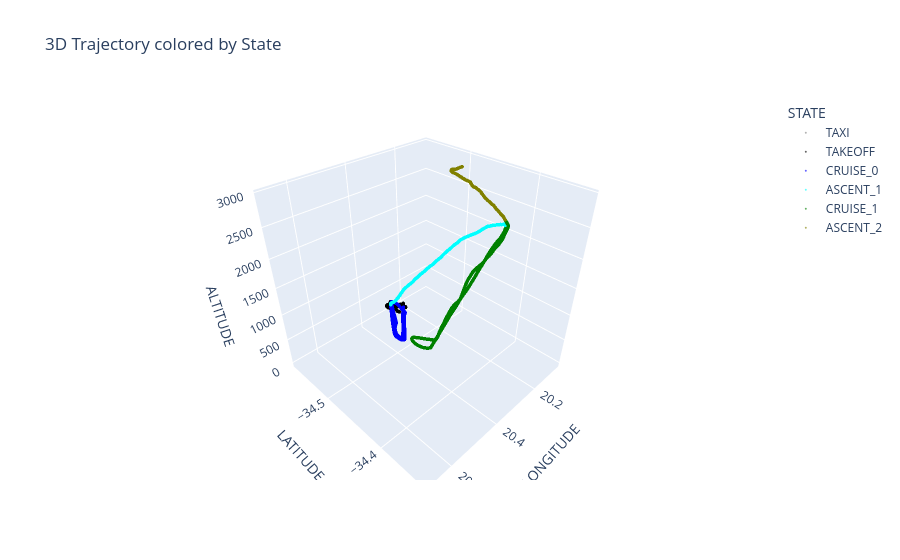

This figure's notebook cell:
### Code cell
import plotly.express as px

fig = px.scatter_3d(
    f2_final, x='LONGITUDE', y='LATITUDE', z='ALTITUDE',
    color='STATE',
    color_discrete_map={
        'TAXI': 'gray', 'TAKEOFF': 'black',
        'CRUISE_0': 'blue', 'ASCENT_1': 'cyan',
        'CRUISE_1': 'green', 'ASCENT_2': 'olive',
        'CRUISE_2': 'orange', 'DESCENT': 'red',
    },
    title='3D Trajectory colored by State',
    opacity=0.6,
)
fig.update_traces(marker_size=2)
fig.show()

### Figure 1 — Plotly figure (JSON) as saved in the notebook; plotly's stock layout.template omitted (floating-point values rounded to 4 significant figures; data arrays with more than 128 entries replaced by an {"elided": "..."} marker saying what was removed)
{"data": [{"hovertemplate": "STATE=TAXI<br>LONGITUDE=%{x}<br>LATITUDE=%{y}<br>ALTITUDE=%{z}<extra></extra>", "legendgroup": "TAXI", "marker": {"color": "gray", "opacity": 0.6, "size": 2, "symbol": "circle"}, "mode": "markers", "name": "TAXI", "scene": "scene", "showlegend": true, "type": "scatter3d", "x": {"elided": "14127 float values"}, "y": {"elided": "14127 float values"}, "z": {"elided": "14127 float values"}}, {"hovertemplate": "STATE=TAKEOFF<br>LONGITUDE=%{x}<br>LATITUDE=%{y}<br>ALTITUDE=%{z}<extra></extra>", "legendgroup": "TAKEOFF", "marker": {"color": "black", "opacity": 0.6, "size": 2, "symbol": "circle"}, "mode": "markers", "name": "TAKEOFF", "scene": "scene", "showlegend": true, "type": "scatter3d", "x": {"elided": "4051 float values"}, "y": {"elided": "4051 float values"}, "z": {"elided": "4051 float values"}}, {"hovertemplate": "STATE=CRUISE_0<br>LONGITUDE=%{x}<br>LATITUDE=%{y}<br>ALTITUDE=%{z}<extra></extra>", "legendgroup": "CRUISE_0", "marker": {"color": "blue", "opacity": 0.6, "size": 2, "symbol": "circle"}, "mode": "markers", "name": "CRUISE_0", "scene": "scene", "showlegend": true, "type": "scatter3d", "x": {"elided": "11833 float values"}, "y": {"elided": "11833 float values"}, "z": {"elided": "11833 float values"}}, {"hovertemplate": "STATE=ASCENT_1<br>LONGITUDE=%{x}<br>LATITUDE=%{y}<br>ALTITUDE=%{z}<extra></extra>", "legendgroup": "ASCENT_1", "marker": {"color": "cyan", "opacity": 0.6, "size": 2, "symbol": "circle"}, "mode": "markers", "name": "ASCENT_1", "scene": "scene", "showlegend": true, "type": "scatter3d", "x": {"elided": "6856 float values"}, "y": {"elided": "6856 float values"}, "z": {"elided": "6856 float values"}}, {"hovertemplate": "STATE=CRUISE_1<br>LONGITUDE=%{x}<br>LATITUDE=%{y}<br>ALTITUDE=%{z}<extra></extra>", "legendgroup": "CRUISE_1", "marker": {"color": "green", "opacity": 0.6, "size": 2, "symbol": "circle"}, "mode": "markers", "name": "CRUISE_1", "scene": "scene", "showlegend": true, "type": "scatter3d", "x": {"elided": "19758 float values"}, "y": {"elided": "19758 float values"}, "z": {"elided": "19758 float values"}}, {"hovertemplate": "STATE=ASCENT_2<br>LONGITUDE=%{x}<br>LATITUDE=%{y}<br>ALTITUDE=%{z}<extra></extra>", "legendgroup": "ASCENT_2", "marker": {"color": "olive", "opacity": 0.6, "size": 2, "symbol": "circle"}, "mode": "markers", "name": "ASCENT_2", "scene": "scene", "showlegend": true, "type": "scatter3d", "x": {"elided": "3309 float values"}, "y": {"elided": "3309 float values"}, "z": {"elided": "3309 float values"}}], "layout": {"legend": {"title": {"text": "STATE"}, "tracegroupgap": 0}, "scene": {"domain": {"x": [0, 1], "y": [0, 1]}, "xaxis": {"title": {"text": "LONGITUDE"}}, "yaxis": {"title": {"text": "LATITUDE"}}, "zaxis": {"title": {"text": "ALTITUDE"}}}, "title": {"text": "3D Trajectory colored by State"}}}
